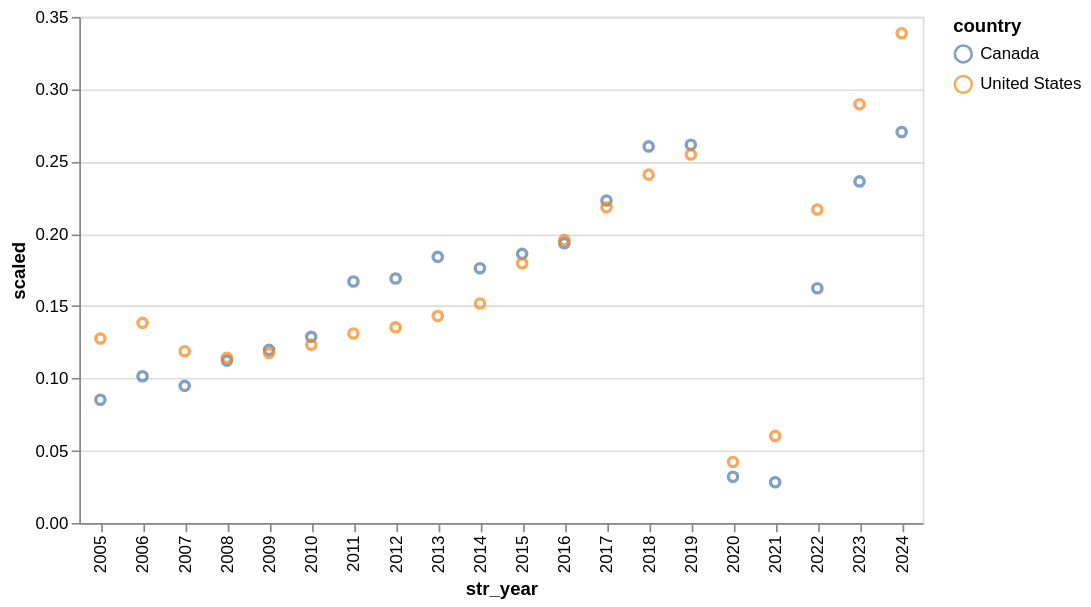

The notebook cell saved with this chart:
### Code cell
charts[4]

### Figure 1 — Vega-Lite specification as saved in the notebook (floating-point values rounded to 4 significant figures)
{"config": {"view": {"continuousWidth": 300, "continuousHeight": 300}, "scale": {"zero": false}}, "data": {"name": "data-70af55c2cc0664611f27b0d39efa4bb2"}, "mark": {"type": "point", "tooltip": true}, "encoding": {"color": {"field": "country", "type": "nominal"}, "x": {"field": "str_year", "type": "nominal"}, "y": {"field": "scaled", "type": "quantitative"}}, "width": 500, "$schema": "https://vega.github.io/schema/vega-lite/v6.1.0.json", "datasets": {"data-70af55c2cc0664611f27b0d39efa4bb2": [{"code": "CAN", "year": 2005, "country": "Canada", "scaled": 0.0852, "str_year": "2005"}, {"code": "CAN", "year": 2006, "country": "Canada", "scaled": 0.1015, "str_year": "2006"}, {"code": "CAN", "year": 2007, "country": "Canada", "scaled": 0.0948, "str_year": "2007"}, {"code": "CAN", "year": 2008, "country": "Canada", "scaled": 0.1123, "str_year": "2008"}, {"code": "CAN", "year": 2009, "country": "Canada", "scaled": 0.1197, "str_year": "2009"}, {"code": "CAN", "year": 2010, "country": "Canada", "scaled": 0.1287, "str_year": "2010"}, {"code": "CAN", "year": 2011, "country": "Canada", "scaled": 0.167, "str_year": "2011"}, {"code": "CAN", "year": 2012, "country": "Canada", "scaled": 0.1691, "str_year": "2012"}, {"code": "CAN", "year": 2013, "country": "Canada", "scaled": 0.184, "str_year": "2013"}, {"code": "CAN", "year": 2014, "country": "Canada", "scaled": 0.1762, "str_year": "2014"}, {"code": "CAN", "year": 2015, "country": "Canada", "scaled": 0.1861, "str_year": "2015"}, {"code": "CAN", "year": 2016, "country": "Canada", "scaled": 0.1935, "str_year": "2016"}, {"code": "CAN", "year": 2017, "country": "Canada", "scaled": 0.223, "str_year": "2017"}, {"code": "CAN", "year": 2018, "country": "Canada", "scaled": 0.2604, "str_year": "2018"}, {"code": "CAN", "year": 2019, "country": "Canada", "scaled": 0.2616, "str_year": "2019"}, {"code": "CAN", "year": 2020, "country": "Canada", "scaled": 0.032, "str_year": "2020"}, {"code": "CAN", "year": 2021, "country": "Canada", "scaled": 0.0282, "str_year": "2021"}, {"code": "CAN", "year": 2022, "country": "Canada", "scaled": 0.1623, "str_year": "2022"}, {"code": "CAN", "year": 2023, "country": "Canada", "scaled": 0.2362, "str_year": "2023"}, {"code": "CAN", "year": 2024, "country": "Canada", "scaled": 0.2704, "str_year": "2024"}, {"code": "USA", "year": 2005, "country": "United States", "scaled": 0.1276, "str_year": "2005"}, {"code": "USA", "year": 2006, "country": "United States", "scaled": 0.1384, "str_year": "2006"}, {"code": "USA", "year": 2007, "country": "United States", "scaled": 0.1188, "str_year": "2007"}, {"code": "USA", "year": 2008, "country": "United States", "scaled": 0.1143, "str_year": "2008"}, {"code": "USA", "year": 2009, "country": "United States", "scaled": 0.1175, "str_year": "2009"}, {"code": "USA", "year": 2010, "country": "United States", "scaled": 0.1233, "str_year": "2010"}, {"code": "USA", "year": 2011, "country": "United States", "scaled": 0.131, "str_year": "2011"}, {"code": "USA", "year": 2012, "country": "United States", "scaled": 0.1353, "str_year": "2012"}, {"code": "USA", "year": 2013, "country": "United States", "scaled": 0.1431, "str_year": "2013"}, {"code": "USA", "year": 2014, "country": "United States", "scaled": 0.1518, "str_year": "2014"}, {"code": "USA", "year": 2015, "country": "United States", "scaled": 0.1796, "str_year": "2015"}, {"code": "USA", "year": 2016, "country": "United States", "scaled": 0.1957, "str_year": "2016"}, {"code": "USA", "year": 2017, "country": "United States", "scaled": 0.2183, "str_year": "2017"}, {"code": "USA", "year": 2018, "country": "United States", "scaled": 0.2409, "str_year": "2018"}, {"code": "USA", "year": 2019, "country": "United States", "scaled": 0.2548, "str_year": "2019"}, {"code": "USA", "year": 2020, "country": "United States", "scaled": 0.0422, "str_year": "2020"}, {"code": "USA", "year": 2021, "country": "United States", "scaled": 0.0602, "str_year": "2021"}, {"code": "USA", "year": 2022, "country": "United States", "scaled": 0.2168, "str_year": "2022"}, {"code": "USA", "year": 2023, "country": "United States", "scaled": 0.2896, "str_year": "2023"}, {"code": "USA", "year": 2024, "country": "United States", "scaled": 0.3387, "str_year": "2024"}]}}
